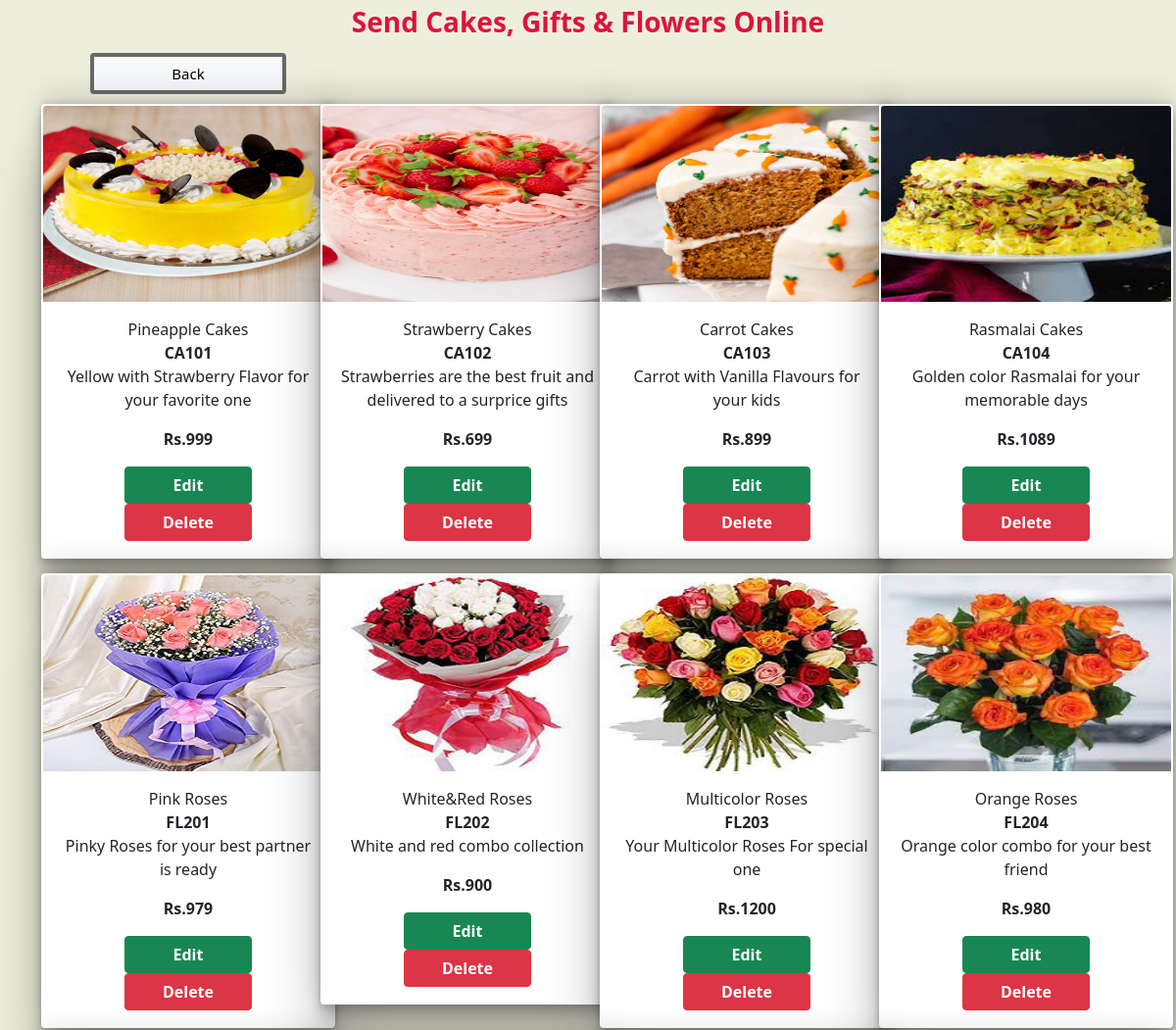
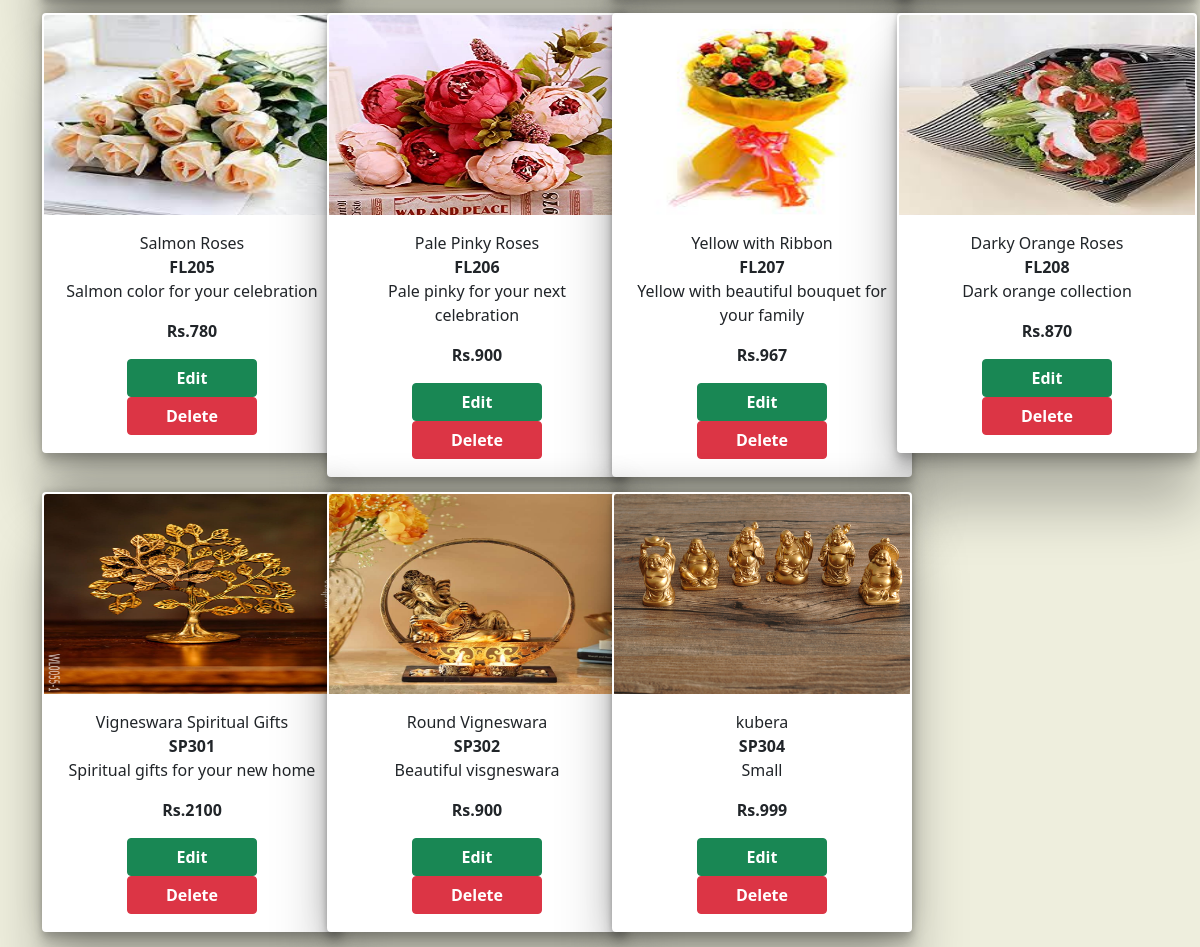
Page /main_app/adminproductdisplay on the committed database (2 pictures, top to bottom).
### main_app/models.py (models this page shows, shortened)
class productmodel(models.Model):
    productname=models.CharField(max_length=50)
    proid=models.CharField(max_length=20)
    prodes=models.CharField(max_length=550)
    proimage=models.FileField(upload_to='main_app/static')
    proprice=models.IntegerField()

### main_app/views.py (the view)
# urls.py: path('adminproductdisplay',adminprodisplay),
def adminprodisplay(request):
    a=productmodel.objects.all()
    id1=[]
    prn=[]
    prid=[]
    prim=[]
    prd=[]
    prp=[]
    for i in a:
        id2=i.id
        id1.append(id2)
        p=i.productname
        prn.append(p)
        q=i.proid
        prid.append(q)
        im=str(i.proimage).split('/')[-1]
        prim.append(im)
        pd=i.prodes
        prd.append(pd)
        cp=i.proprice
        prp.append(cp)
    ppair=zip(id1,prn,prid,prim,prd,prp)
    return render(request,'adminproductdisplay.html',{'ppair':ppair})

### main_app/templates/adminproductdisplay.html (shortened to what this page needs)
<!DOCTYPE html>
{% load static %}
<html lang="en">
<head>
     <link href="https://cdn.jsdelivr.net/npm/bootstrap@5.0.2/dist/css/bootstrap.min.css" rel="stylesheet">
</head>
<body>
<div class="ad">
        <div class="container">
            <h3><b>Send Cakes, Gifts & Flowers Online</b></h3>
            <div class="bu">
                <a href="http://127.0.0.1:8000/main_app/adminprofile/" class="btn btn-light">Back</a>
            </div>
            <div class="row">
                {% for i,j,l,m,n,o in ppair %}
                <div class="col-3">
                    <div class="card" style="width:300px;">
                    <img src="{% static m %}" class="card-img-top" alt="...">
                    <div class="card-body">{{j}}
                    <b><p class="card-text">{{l}}</p></b>
                        <p>{{n}}</p>
                        <b><p>Rs.{{o}}</p></b>
                        <a href="http://127.0.0.1:8000/main_app/adminproedit/{{i}}" class="btn btn-success"><b>Edit</b></a>
                      <a href="http://127.0.0.1:8000/main_app/adminprodelete/{{i}}" class="btn btn-danger"><b>Delete</b></a>
                    </div>
                </div>
                </div>
                {% endfor %}
            </div>
        </div>
    </div>
</body>
</html>

### main_app/templates/adminproductdisplay.html (style rules this page uses)
* { padding:0px; margin:0px; box:border-box; }
body { background-color:#eeeedd; }
.card { margin-bottom:15px; border:2px solid white; box-shadow: rgba(0, 0, 0, 0.25) 0px 54px 55px, rgba(0, 0, 0, 0.12) 0px -12px 30px, rgba(0, 0, 0, 0.12) 0px 4px 6px, rgba(0, 0, 0, 0.17) 0px 12px 13px, rgba(0, 0, 0, 0.09) 0px -3px 5px; }
img { height:200px; width:200px; }
h3 { text-align:center; padding:6px; color:crimson; }
.card-body { text-align:center; padding:-10px; }
.btn { width:130px; }
.bu .btn { margin-left:50px; width:200px; border:4px solid dimgrey; font-size:15px; margin-bottom:10px; }

### rows in the picture
productmodel: ppair "Pineapple Cakes", ppair "CA101", ppair "Yellow with Strawberry Flavor for your favorite one"
productmodel: ppair "Strawberry Cakes", ppair "CA102", ppair "Strawberries are the best fruit and delivered to a surprice gifts"
productmodel: ppair "Carrot Cakes", ppair "CA103", ppair "Carrot with Vanilla Flavours for your kids"
productmodel: ppair "Rasmalai Cakes", ppair "CA104", ppair "Golden color Rasmalai for your memorable days"
productmodel: ppair "Pink Roses", ppair "FL201", ppair "Pinky Roses for your best partner is ready"
productmodel: ppair "White&Red Roses", ppair "FL202", ppair "White and red combo collection"
productmodel: ppair "Multicolor Roses", ppair "FL203", ppair "Your Multicolor Roses For special one"
productmodel: ppair "Orange Roses", ppair "FL204", ppair "Orange color combo for your best friend"
productmodel: ppair "Salmon Roses", ppair "FL205", ppair "Salmon color for your celebration"
productmodel: ppair "Pale Pinky Roses", ppair "FL206", ppair "Pale pinky for your next celebration"
productmodel: ppair "Yellow with Ribbon", ppair "FL207", ppair "Yellow with beautiful bouquet for your family"
productmodel: ppair "Darky Orange Roses", ppair "FL208", ppair "Dark orange collection"
productmodel: ppair "Vigneswara Spiritual Gifts", ppair "SP301", ppair "Spiritual gifts for your new home"
productmodel: ppair "Round Vigneswara", ppair "SP302", ppair "Beautiful visgneswara"
productmodel: ppair "kubera", ppair "SP304", ppair "Small"

### other values in the picture
{{ o }} "999" "699" "899" "1089" "979" "900" "1200" "980" "780" "900" "967" "870" "2100" "900" "999"
